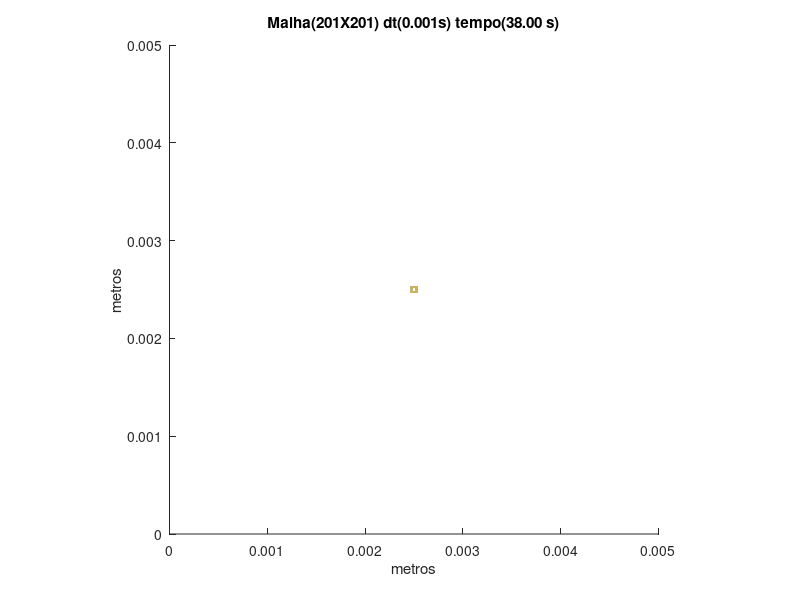

Here is the MATLAB script that generated this plot:
set (gca,'PlotBoxAspectRatio',[1 1 1],'Xlim',[0,0.005],'Ylim',[0,0.005])
hold on
title('Malha(201X201) dt(0.001s) tempo(38.00 s)')
hold on
ylabel('metros')
hold on
xlabel('metros')
hold on

fill([0.00246268656716418 0.00246268656716418 0.00248756218905473 0.00248756218905473],[0.00246268656716418 0.00248756218905473 0.00248756218905473 0.00246268656716418],[0.8,0.7,0.4],'LineStyle','none')

fill([0.00248756218905473 0.00248756218905473 0.00251243781094527 0.00251243781094527],[0.00246268656716418 0.00248756218905473 0.00248756218905473 0.00246268656716418],[0.8,0.7,0.4],'LineStyle','none')

fill([0.00251243781094527 0.00251243781094527 0.00253731343283582 0.00253731343283582],[0.00246268656716418 0.00248756218905473 0.00248756218905473 0.00246268656716418],[0.8,0.7,0.4],'LineStyle','none')

fill([0.00246268656716418 0.00246268656716418 0.00248756218905473 0.00248756218905473],[0.00248756218905473 0.00251243781094527 0.00251243781094527 0.00248756218905473],[0.8,0.7,0.4],'LineStyle','none')

fill([0.00251243781094527 0.00251243781094527 0.00253731343283582 0.00253731343283582],[0.00248756218905473 0.00251243781094527 0.00251243781094527 0.00248756218905473],[0.8,0.7,0.4],'LineStyle','none')

fill([0.00246268656716418 0.00246268656716418 0.00248756218905473 0.00248756218905473],[0.00251243781094527 0.00253731343283582 0.00253731343283582 0.00251243781094527],[0.8,0.7,0.4],'LineStyle','none')

fill([0.00248756218905473 0.00248756218905473 0.00251243781094527 0.00251243781094527],[0.00251243781094527 0.00253731343283582 0.00253731343283582 0.00251243781094527],[0.8,0.7,0.4],'LineStyle','none')

fill([0.00251243781094527 0.00251243781094527 0.00253731343283582 0.00253731343283582],[0.00251243781094527 0.00253731343283582 0.00253731343283582 0.00251243781094527],[0.8,0.7,0.4],'LineStyle','none')
